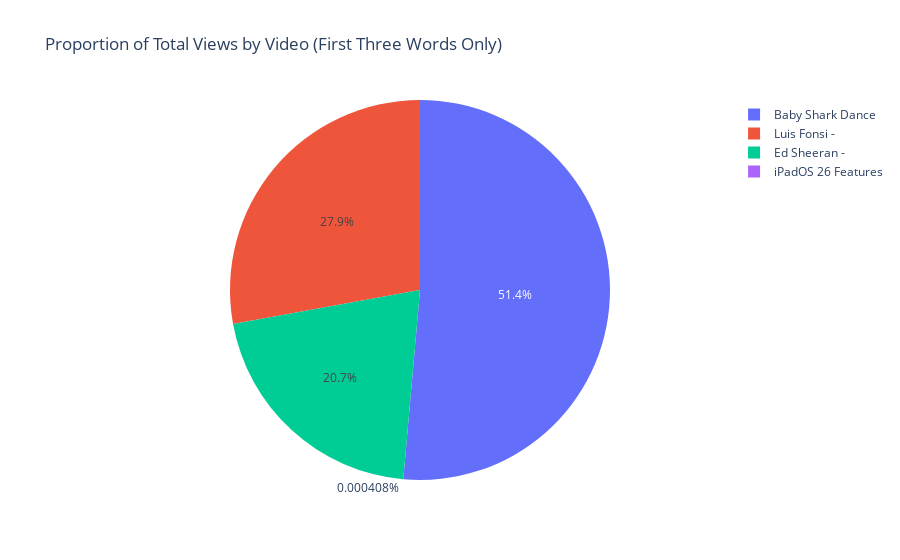

Here is the notebook cell this chart was saved with:
### Markdown cell above
**Pie chart: Proportion of total views**

- Shows the share of total views for each video in the dataset.
- Uses only the first three words of the video title for labeling, for clarity.

### Code cell
import plotly.express as px

def trim_title(title, num_words=3):
    if not title:
        return "Unknown"
    return ' '.join(title.split()[:num_words])

summary = {}
for stat in received_stats:
    video = trim_title(stat.get("title", stat.get("video_id", "Unknown")))
    summary[video] = stat

videos = list(summary.keys())
total_viewers = [summary[vid]["viewers"] for vid in videos]

fig_pie = px.pie(
    names=videos,
    values=total_viewers,
    title="Proportion of Total Views by Video (First Three Words Only)"
)
fig_pie.show()

### Figure 1 — Plotly figure (JSON) as saved in the notebook; plotly's stock layout.template omitted (floating-point values rounded to 4 significant figures)
{"data": [{"domain": {"x": [0, 1], "y": [0, 1]}, "hovertemplate": "label=%{label}<br>value=%{value}<extra></extra>", "labels": ["iPadOS 26 Features", "Baby Shark Dance", "Luis Fonsi -", "Ed Sheeran -"], "legendgroup": "", "name": "", "showlegend": true, "type": "pie", "values": [129224, 16280268011, 8822658609, 6568855236]}], "layout": {"legend": {"tracegroupgap": 0}, "title": {"text": "Proportion of Total Views by Video (First Three Words Only)"}}}
